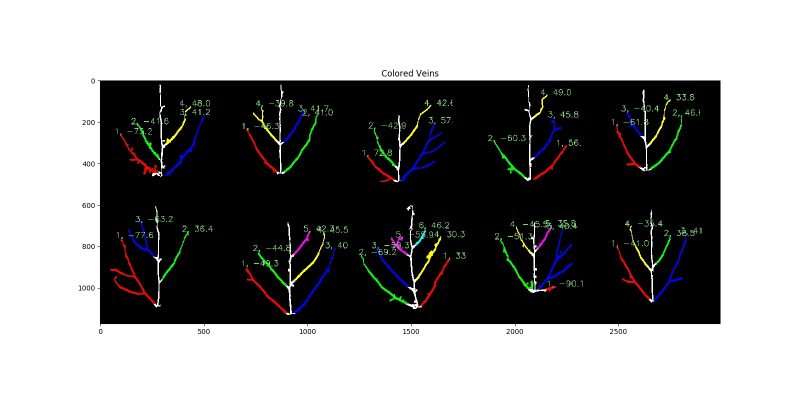
#> input picture images/color_veins_with_angles.jpg, 1600 x 800 px (shown at 1/2 size)
$ python -i split_leaves.py   (imports and definitions only)   (older library calls are emulated)
#> lines starting #> are read from the running program, lines starting #| are printed output that depends on the picture; after the words box and inside, x2 and y2 are one past the last pixel; in counts of white or black regions, pixels touching at a corner belong together
import cv2
import numpy as np
from sklearn import cluster
import get_pic_rotated_and_broaden


def split_leaves(image):
#> called with image = 'images/color_veins_with_angles.jpg'
    img = cv2.imread(image)
#> img is the input picture: shape (800, 1600, 3); mean B, G, R 137.9, 138.3, 138.1
    img = img[:-100, :]     # 防止边缘有拍出白纸的区域
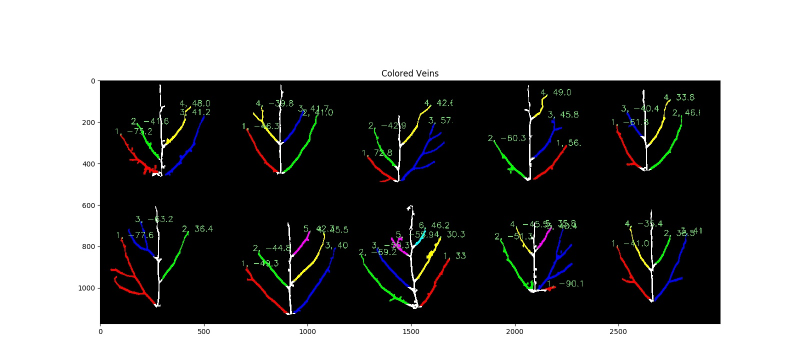
#> img: shape (700, 1600, 3) (shown at 1/2 size); mean B, G, R 121.1, 121.6, 121.4

    # 提取叶片
    gray_image = cv2.cvtColor(img, cv2.COLOR_BGR2GRAY)
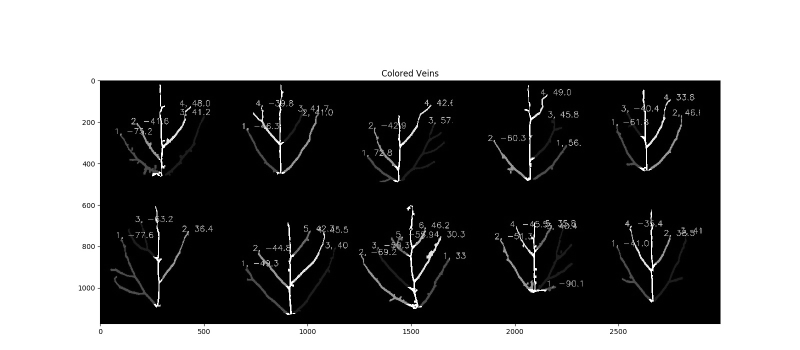
#> gray_image: shape (700, 1600) (shown at 1/2 size); min 0, max 255, mean 121.5
    ret, threshed_img = cv2.threshold(gray_image, 180, 255, cv2.THRESH_BINARY)
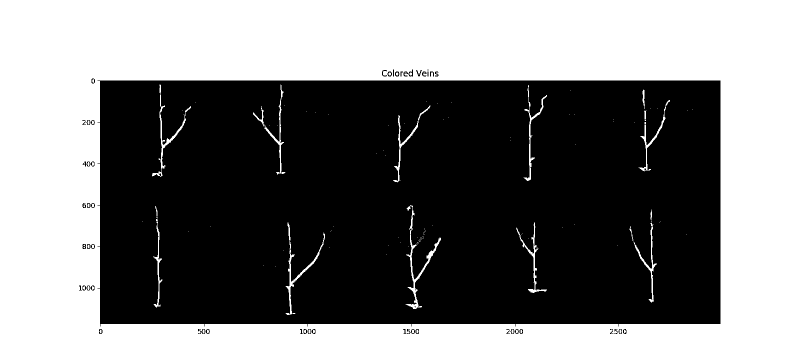
#> threshed_img: shape (700, 1600) (shown at 1/2 size); 46.7% white; 146 white regions (101 under 20 px)

    # 去噪
    _, contours, hierarchy = cv2.findContours(threshed_img, cv2.RETR_TREE, cv2.CHAIN_APPROX_SIMPLE)
#> contours = 202 contours, 136 with area under 20; largest, box (x1, y1, x2, y2) and area: (0, 0, 1600, 700) 1117701, (194, 160, 1442, 654) 606203, (811, 410, 882, 618) 1092, (571, 445, 650, 630) 801, (304, 169, 382, 354) 732
    small_areas = [i for i in contours if cv2.contourArea(i) < 500]
#> small_areas = 192 contours, 136 with area under 20; largest, box (x1, y1, x2, y2) and area: (529, 169, 571, 349) 490, (306, 444, 325, 615) 364, (395, 657, 412, 669) 126, (506, 215, 528, 253) 109, (816, 138, 827, 154) 108
    cv2.fillPoly(threshed_img, small_areas, 255)
    threshed_img = 255 - threshed_img
#> threshed_img: shape (700, 1600); 53.1% white; 113 black regions (96 under 20 px)
    _, contours, hierarchy = cv2.findContours(threshed_img, cv2.RETR_TREE, cv2.CHAIN_APPROX_SIMPLE)
#> contours = 127 contours, 107 with area under 20; largest, box (x1, y1, x2, y2) and area: (195, 161, 1441, 653) 602651, (810, 409, 883, 619) 1828, (570, 444, 651, 631) 1453, (303, 168, 383, 355) 1370, (1046, 169, 1095, 363) 1099
    small_areas = [i for i in contours if cv2.contourArea(i) < 500]
#> small_areas = 116 contours, 107 with area under 20; largest, box (x1, y1, x2, y2) and area: (505, 214, 529, 250) 213, (1284, 178, 1291, 219) 148, (1258, 452, 1268, 483) 82, (1287, 220, 1293, 239) 70, (1300, 418, 1305, 442) 68
    cv2.fillPoly(threshed_img, small_areas, 0)
    _, contours, hierarchy = cv2.findContours(threshed_img, cv2.RETR_TREE, cv2.CHAIN_APPROX_SIMPLE)
#> contours = 72 contours, 59 with area under 20; largest, box (x1, y1, x2, y2) and area: (195, 161, 1441, 653) 602651, (810, 409, 883, 619) 1842, (570, 444, 651, 631) 1462, (303, 168, 383, 355) 1370, (504, 168, 572, 350) 1319
    small_holes_area = [i for i in contours if cv2.contourArea(i) < 500]
#> small_holes_area = 61 contours, 59 with area under 20; largest, box (x1, y1, x2, y2) and area: (1283, 177, 1292, 220) 232, (830, 454, 853, 490) 189
    cv2.fillPoly(threshed_img, small_holes_area, 255)
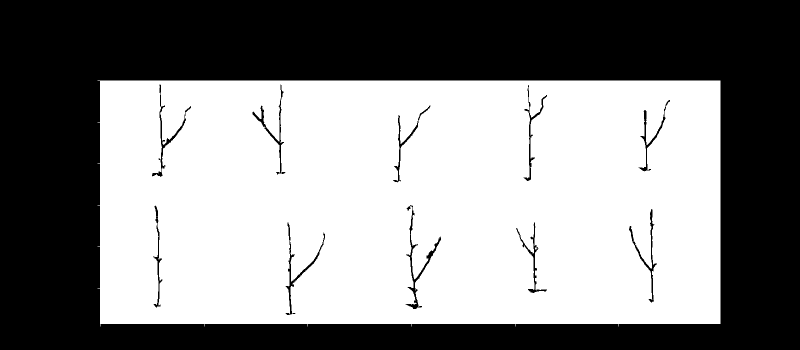
#> threshed_img: shape (700, 1600) (shown at 1/2 size); 53.1% white; 11 black regions
    _, contours, hierarchy = cv2.findContours(threshed_img, cv2.RETR_TREE, cv2.CHAIN_APPROX_SIMPLE)
#> contours = 11 contours; largest, box (x1, y1, x2, y2) and area: (195, 161, 1441, 653) 602651, (810, 409, 883, 619) 1842, (570, 444, 651, 631) 1462, (303, 168, 383, 355) 1370, (504, 168, 572, 350) 1319

    small_contours_idx = [i for i in range(len(contours)) if len(contours[i]) < 50]
#> small_contours_idx = []
    for i in small_contours_idx[::-1]:
        contours.pop(i)
#> this loop made 0 passes

    for i in range(len(contours)):
        t = []
        for j in contours[i].tolist():
            t.append(j[0])
        contours[i] = np.array(t)
#> this loop made 11 passes
#> after the loop, contours = 11 items
#> (the run stopped early here; a loop or call above may not have finished)
